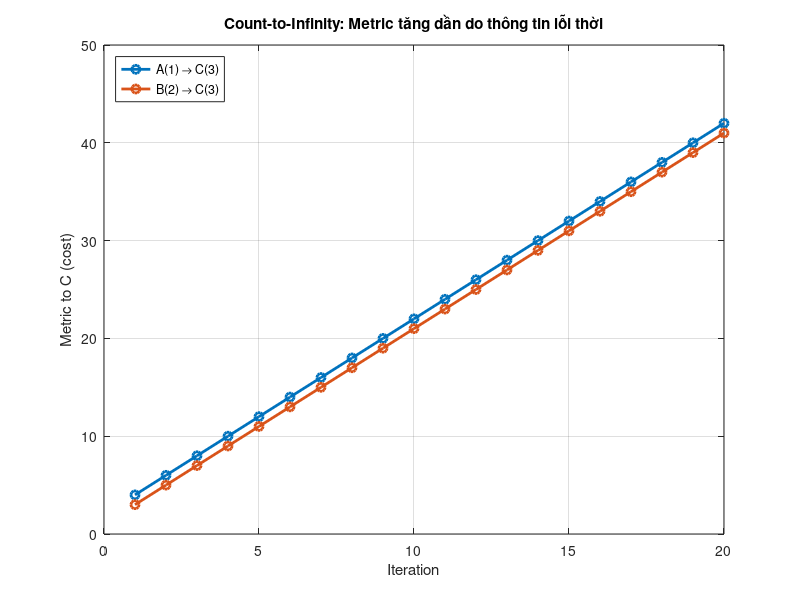

Write MATLAB code to recreate this figure.
clc; clear; close all;

INFINITY = 999;

% ===== TOPOLOGY: A(1) - B(2) - C(3) =====
N = 3; % Gia su co 3 Router
cost = INFINITY * ones(N);
cost(1,1)=0; cost(2,2)=0; cost(3,3)=0;

% Chi phi di lai
cost(1,2)=1; cost(2,1)=1;
cost(2,3)=1; cost(3,2)=1;

% ===== DV ban dau (router chi biet cost toi neighbor) =====
DV = cost;

% Cho hoi tu ban dau (dong bo) de co A->C = 2
% (o topology 3 nut nay, chi can 2-3 vong la du)
for k = 1:5
    DV_new = DV;
    for x = 1:N
        for y = 1:N
            if x==y, continue; end
            % Bellman-Ford: min_{v neighbor} c(x,v) + Dv(y)
            best = DV(x,y);
            for v = 1:N
                if cost(x,v) < INFINITY && x ~= v
                    best = min(best, cost(x,v) + DV(v,y));
                end
            end
            DV_new(x,y) = best;
        end
    end
    DV = DV_new;
end

% Luc nay DV(1,3)=2 va DV(2,3)=1
fprintf("Before failure: A->C=%d, B->C=%d\n", DV(1,3), DV(2,3));

% ===== LINK FAILURE: dut B(2) - C(3) =====
cost(2,3) = INFINITY;
cost(3,2) = INFINITY;

% Quan trong: chi B biet link toi C dut (cap nhat local link cost)
DV(2,3) = INFINITY;
DV(3,2) = INFINITY;

% A van tin route cu (A->C=2 qua B) trong 1 thoi gian
% => day la "thong tin loi thoi" de gay count-to-infinity

K = 20; % so iteration de ve
AtoC = zeros(K,1);
BtoC = zeros(K,1);

for iter = 1:K
    % ===== ASYNCHRONOUS UPDATE (co chu y) =====
    % (1) B cap nhat duong toi C dua tren thong tin tu A (A chua biet dut)
    DV(2,3) = min( cost(2,1) + DV(1,3), INFINITY );  % chi con duong qua A

    % (2) A cap nhat duong toi C dua tren thong tin tu B
    DV(1,3) = min( cost(1,2) + DV(2,3), INFINITY );

    AtoC(iter) = DV(1,3);
    BtoC(iter) = DV(2,3);
end

% ===== VE HINH MINH HOA =====
figure('Name','Count-to-Infinity Demo','NumberTitle','off');
plot(1:K, AtoC, '-o', 'LineWidth', 2); hold on;
plot(1:K, BtoC, '-o', 'LineWidth', 2);
grid on;
xlabel('Iteration');
ylabel('Metric to C (cost)');
title('Count-to-Infinity: Metric tăng dần do thông tin lỗi thời');
legend('A(1) \rightarrow C(3)', 'B(2) \rightarrow C(3)', 'Location','northwest');